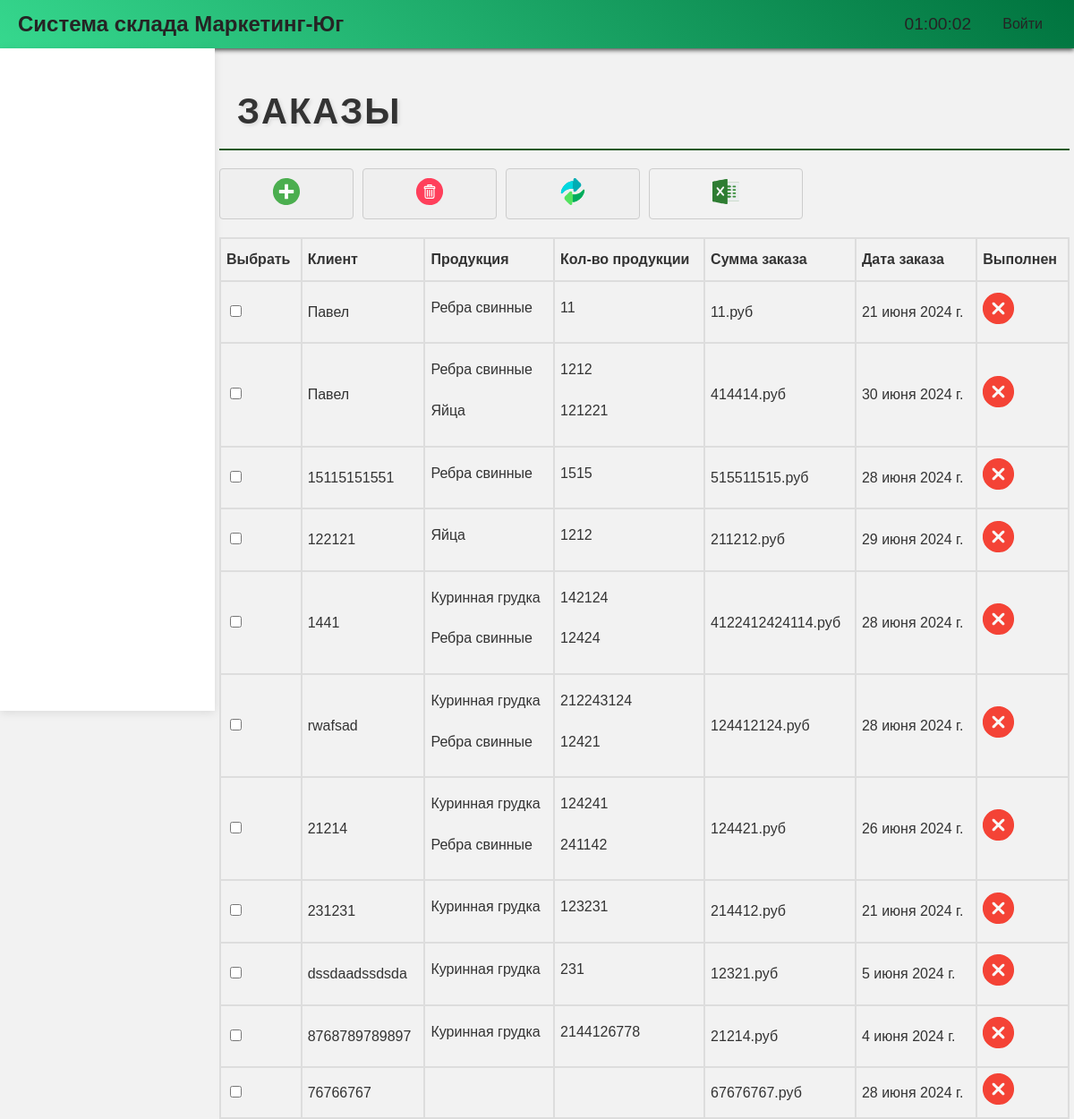
/orders/, run on an earlier commit of the app's database.
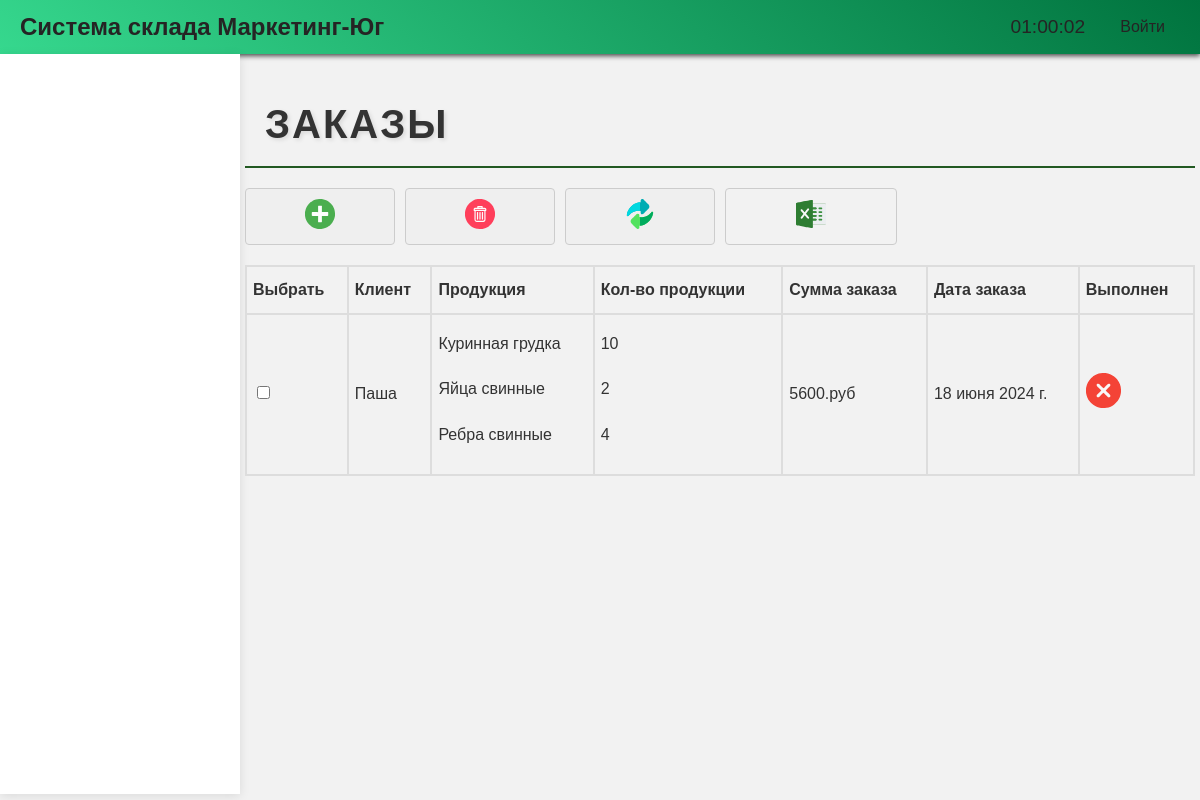
And on a later commit of the database.
### base/models.py (models this page shows, shortened)
class Order(models.Model):
    customer = models.CharField(max_length=100)
    products = models.ManyToManyField(OrderProduct, related_name='products')
    summary = models.IntegerField()
    date_ordered = models.DateField()
    completed = models.BooleanField(default=False)
    class Meta:
        verbose_name = 'Заказ'
        verbose_name_plural = 'Заказы'

class OrderProduct(models.Model):
    product = models.ForeignKey(Product, on_delete=models.CASCADE)
    quantity = models.IntegerField(default=0)
    class Meta:
        verbose_name = 'Продукт заказа'
        verbose_name_plural = 'Продукты заказов'

class Product(models.Model):
    name = models.CharField(max_length=100)
    product_type = models.ForeignKey('ProductType', on_delete=models.CASCADE)
    description = models.TextField(blank=True, null=True)
    price = models.DecimalField(max_digits=10, decimal_places=2)
    quantity = models.IntegerField(default=0)
    updated = models.DateTimeField(auto_now=True)
    created = models.DateTimeField(auto_now_add=True)
    class Meta:
        verbose_name = 'Продукция'
        verbose_name_plural = 'Продукции'

### base/views.py (the view)
# urls.py: path('orders/', views.orders, name='orders'),
@require_GET
def orders(request):
    orders = Order.objects.all()
    orders_products = OrderProduct.objects.all()
    products = Product.objects.all()
    product_types = ProductType.objects.all()
    products_data = list(products.values('id', 'name'))
    context = {
        'orders': orders,
        'orders_products': orders_products,
        'products': products_data,  # Передаем только данные о продуктах
        'product_types': product_types
    }
    return render(request, 'orders.html', context)

### base/templatetags/group_tags.py (called while the page is built)
@register.filter(name='has_group')
def has_group(user, group_name):
    return user.groups.filter(name=group_name).exists()

### templates/orders.html (shortened to what this page needs)
{% extends 'home.html' %}
{% load static %}
{% block content %}
<h2>Заказы</h2>
<div class="buttons">
    <button id="add-order-button" class="icon-button">
        <img src="{% static 'images/add.svg' %}" alt="Добавить заказ">
    </button>
   <button id="delete-order-button" class="icon-button" onclick="deleteSelectedOrders()">
    <img src="{% static 'images/delete.svg' %}" alt="Удалить заказ">
    </button>
    <button id="edit-order-button" class="icon-button" onclick="editSelectedOrder()">
        <img src="{% static 'images/change.svg' %}" alt="Изменить заказ">
    </button>
    <a href="{% url 'generate_invoice' %}" class="icon-button">
        <img src="{% static 'images/excel.svg' %}" alt="Сформировать накладную">
    </a>
</div>
<table class="order-table" id = order-table>
    <thead>
        <tr>
            <th>Выбрать</th>
            <th>Клиент</th>
            <th>Продукция</th>
            <th>Кол-во продукции</th>
            <th>Сумма заказа</th>
            <th>Дата заказа</th>
            <th>Выполнен</th>
        </tr>
    </thead>
    <tbody id="order-table-body">
        {% for order in orders %}
            <tr>
                <td><input type="checkbox" name="selected_order" value="{{ order.id }}"></td>
                <td>{{ order.customer }}</td>
                <td class="text2">
                    {% for order_product in order.products.all %}
                        <p>{{ order_product.product.name }}</p>
                    {% endfor %}
                </td>
                <td class="text2">
                    {% for order_product in order.products.all %}
                        <p class="text2">{{ order_product.quantity }}</p>
                    {% endfor %}
                </td>
                <td>{{ order.summary }}.руб</td>
                <td>{{ order.date_ordered }}</td>
                {% if order.completed %}
                    <td><img src="{% static 'images/check.svg' %}" alt="Completed"></td>
                {% else %}
                    <td><img src="{% static 'images/cross.svg' %}" alt="Not Completed"></td>
                {% endif %}
            </tr>
        {% empty %}
            <tr>
                <td colspan="7">Нет данных о заказах</td>
            </tr>
        {% endfor %}
    </tbody>
</table>
{% endblock %}

What changed in the data, as far as the page shows it:
removed Order: customer "Павел", summary "11", date_ordered "21 июня 2024 г.", completed False (drawn)
no longer on this page (row unchanged): OrderProduct: product.name "Ребра свинные", quantity "11"
removed Order: customer "Павел", summary "414414", date_ordered "30 июня 2024 г.", completed False (drawn)
no longer on this page (row unchanged): OrderProduct: product.name "Ребра свинные", quantity "1212"
no longer on this page (row unchanged): OrderProduct: product.name "Яйца", quantity "121221"
removed Order: customer "15115151551", summary "515511515", date_ordered "28 июня 2024 г.", completed False (drawn)
no longer on this page (row unchanged): OrderProduct: product.name "Ребра свинные", quantity "1515"
removed Order: customer "122121", summary "211212", date_ordered "29 июня 2024 г.", completed False (drawn)
no longer on this page (row unchanged): OrderProduct: product.name "Яйца", quantity "1212"
removed Order: customer "1441", summary "4122412424114", date_ordered "28 июня 2024 г.", completed False (drawn)
no longer on this page (row unchanged): OrderProduct: product.name "Куринная грудка", quantity "142124"
no longer on this page (row unchanged): OrderProduct: product.name "Ребра свинные", quantity "12424"
removed Order: customer "rwafsad", summary "124412124", date_ordered "28 июня 2024 г.", completed False (drawn)
no longer on this page (row unchanged): OrderProduct: product.name "Куринная грудка", quantity "212243124"
no longer on this page (row unchanged): OrderProduct: product.name "Ребра свинные", quantity "12421"
removed Order: customer "21214", summary "124421", date_ordered "26 июня 2024 г.", completed False (drawn)
no longer on this page (row unchanged): OrderProduct: product.name "Куринная грудка", quantity "124241"
no longer on this page (row unchanged): OrderProduct: product.name "Ребра свинные", quantity "241142"
removed Order: customer "231231", summary "214412", date_ordered "21 июня 2024 г.", completed False (drawn)
no longer on this page (row unchanged): OrderProduct: product.name "Куринная грудка", quantity "123231"
removed Order: customer "dssdaadssdsda", summary "12321", date_ordered "5 июня 2024 г.", completed False (drawn)
no longer on this page (row unchanged): OrderProduct: product.name "Куринная грудка", quantity "231"
removed Order: customer "8768789789897", summary "21214", date_ordered "4 июня 2024 г.", completed False (drawn)
no longer on this page (row unchanged): OrderProduct: product.name "Куринная грудка", quantity "2144126778"
removed Order: customer "76766767", summary "67676767", date_ordered "28 июня 2024 г.", completed False (drawn)
added Order: customer "Паша", summary "5600", date_ordered "18 июня 2024 г.", completed False (drawn)
added OrderProduct: product.name "Куринная грудка", quantity "10"
added OrderProduct: product.name "Яйца свинные", quantity "2"
added OrderProduct: product.name "Ребра свинные", quantity "4"
